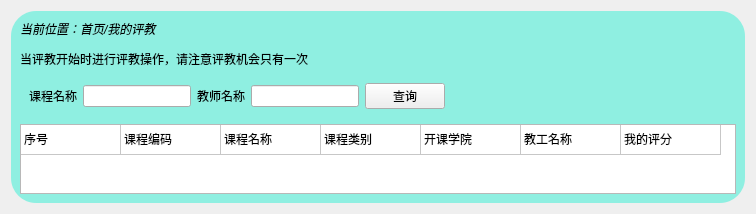
     <widget class="QWidget" name="evaluationP">
      <layout class="QVBoxLayout" name="verticalLayout_2">
       <item alignment="Qt::AlignHCenter">
        <widget class="QWidget" name="widget_8" native="true">
         <property name="sizePolicy">
          <sizepolicy hsizetype="Preferred" vsizetype="Preferred">
           <horstretch>0</horstretch>
           <verstretch>0</verstretch>
          </sizepolicy>
         </property>
         <property name="styleSheet">
          <string notr="true">#widget_8{

	background-color: rgba(104, 240, 220,180);
border-radius:25px;
}</string>
         </property>
         <layout class="QGridLayout" name="gridLayout_4">
          <item row="2" column="0">
           <widget class="QTableWidget" name="evaluation_table">
            <property name="sizeAdjustPolicy">
             <enum>QAbstractScrollArea::AdjustToContents</enum>
            </property>
            <property name="selectionMode">
             <enum>QAbstractItemView::NoSelection</enum>
            </property>
            <attribute name="horizontalHeaderVisible">
             <bool>false</bool>
            </attribute>
            <attribute name="verticalHeaderVisible">
             <bool>false</bool>
            </attribute>
            <row>
             <property name="text">
              <string>新建行</string>
             </property>
            </row>
            <column>
             <property name="text">
              <string>新建列</string>
             </property>
            </column>
            <column>
             <property name="text">
              <string>新建列</string>
             </property>
            </column>
            <column>
             <property name="text">
              <string>新建列</string>
             </property>
            </column>
            <column>
             <property name="text">
              <string>新建列</string>
             </property>
            </column>
            <column>
             <property name="text">
              <string>新建列</string>
             </property>
            </column>
            <column>
             <property name="text">
              <string>新建列</string>
             </property>
            </column>
            <column>
             <property name="text">
              <string>新建列</string>
             </property>
            </column>
            <item row="0" column="0">
             <property name="text">
              <string>序号</string>
             </property>
            </item>
            <item row="0" column="1">
             <property name="text">
              <string>课程编码</string>
             </property>
            </item>
            <item row="0" column="2">
             <property name="text">
              <string>课程名称</string>
             </property>
            </item>
            <item row="0" column="3">
             <property name="text">
              <string>课程类别</string>
             </property>
            </item>
            <item row="0" column="4">
             <property name="text">
              <string>开课学院</string>
             </property>
            </item>
            <item row="0" column="5">
             <property name="text">
              <string>教工名称</string>
             </property>
            </item>
            <item row="0" column="6">
             <property name="text">
              <string>我的评分</string>
             </property>
            </item>
           </widget>
          </item>
          <item row="1" column="0" alignment="Qt::AlignLeft">
           <widget class="QWidget" name="widget_7" native="true">
            <layout class="QHBoxLayout" name="horizontalLayout_6">
             <item>
              <widget class="QLabel" name="label_5">
               <property name="text">
                <string>课程名称</string>
               </property>
              </widget>
             </item>
             <item>
              <widget class="QLineEdit" name="evl_course_lineEdit"/>
             </item>
             <item>
              <widget class="QLabel" name="label_6">
               <property name="text">
                <string>教师名称</string>
               </property>
              </widget>
             </item>
             <item>
              <widget class="QLineEdit" name="evl_teacher_lineEdit"/>
             </item>
             <item>
              <widget class="QPushButton" name="queryEvaluation_Btn">
               <property name="text">
                <string>查询</string>
               </property>
              </widget>
             </item>
            </layout>
           </widget>
          </item>
          <item row="0" column="0">
           <widget class="QLabel" name="label_27">
            <property name="text">
             <string>&lt;html&gt;&lt;head/&gt;&lt;body&gt;&lt;p&gt;&lt;span style=&quot; font-style:italic;&quot;&gt;当前位置：首页/我的评教&lt;/span&gt;&lt;/p&gt;&lt;p&gt;当评教开始时进行评教操作，请注意评教机会只有一次&lt;/p&gt;&lt;/body&gt;&lt;/html&gt;</string>
            </property>
           </widget>
          </item>
         </layout>
        </widget>
       </item>
      </layout>
     </widget>
